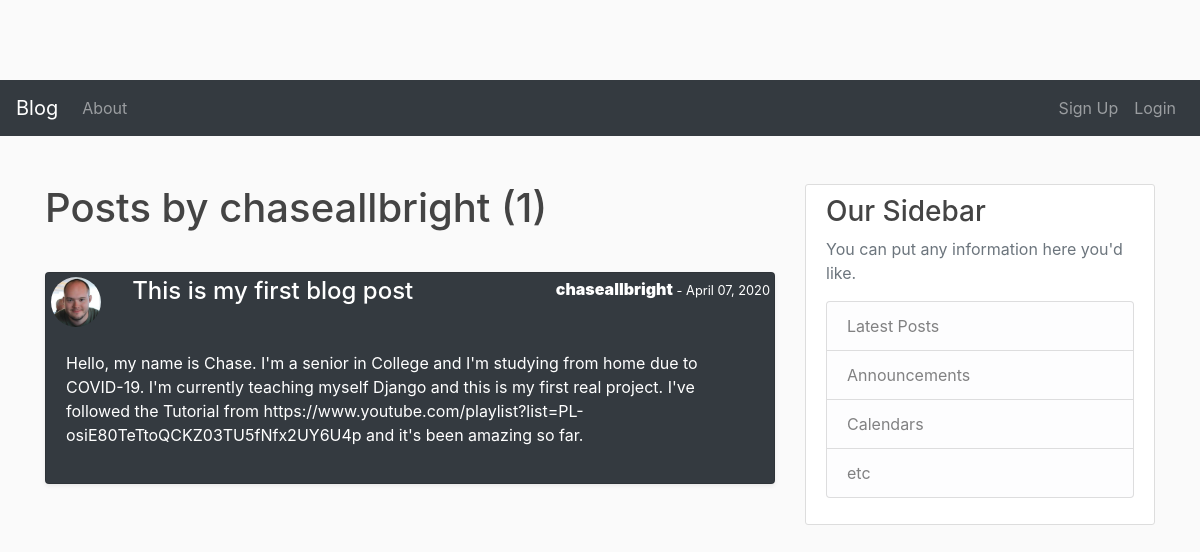
The page /blog/user/chaseallbright/ on the database its author committed.
### blogapp/models.py (models this page shows, shortened)
class Post(models.Model):
    title = models.CharField(max_length=100)
    content = models.TextField()
    date_posted = models.DateTimeField(default=timezone.now)
    author = models.ForeignKey(User, on_delete=models.CASCADE)

### users/models.py (models this page shows, shortened)
class Profile(models.Model):
    user = models.OneToOneField(User, on_delete=models.CASCADE)
    image = models.ImageField(default='default.jpg', upload_to='profile_pics')

### blogapp/views.py (the view)
# urls.py: path('user/<str:username>/', UserPostListView.as_view(), name='user-posts'),
class UserPostListView(ListView):
    model = Post
    template_name = 'blogapp/user_posts.html'
    context_object_name = 'posts'
    paginate_by = 5
    def get_queryset(self):
        user = get_object_or_404(User, username=self.kwargs.get('username'))
        return Post.objects.filter(author=user).order_by('-date_posted')

### templates/blogapp/user_posts.html (shortened to what this page needs)
{% extends "blogapp/base.html" %}
{% block content %}
<h1 class="mb-3">
Posts by {{ view.kwargs.username }} ({{page_obj.paginator.count}})
</h1>
<br>
{% for post in posts %}
<div class="card shadow-sm text-white bg-dark  p-0 mb-3  ">
    <div class="row p-1">
        <img class=" ml-3 align-self-start rounded-circle" style="height: 50px;"
             src="{{ post.author.profile.image.url }}" alt="{{ post.author.username }} Profile Photo">
        <div class="col">
            <h4 class=" pl-3 text-left text-bold">
                <a class="text-white" href="{% url 'post-detail' post.id %}">{{ post.title }}</a>
            </h4>
        </div>
        <div class="col text-right align-right text-align-center">
            <p class="d-inline font-weight-bolder text-white">
                <a class=" d-inline font-weight-bolder text-white" href="{% url 'user-posts' post.author.username %}">{{ post.author }}</a>
            </p>
            <small class="">- {{ post.date_posted|date:"F d, Y" }}</small>
        </div>
    </div>
    <div class="card-body">
        <p class="">{{ post.content }}</p>
    </div>
</div>
{% endfor %}
{% endblock content %}

### static/blogapp/main.css (style rules this page uses)
body { background: #fafafa; color: #333333; margin-top: 5rem; }
h1, h2, h3, h4, h5, h6 { color: #444444; }

### rows shown on the page
Post: author.profile.image (picture), title "This is my first blog post", author "chaseallbright", date_posted "April 07, 2020", content "Hello, my name is Chase. I'm a senior in College and I'm studying from home due to COVID-19. I'm currently teaching myself Django and this is my first real project. I've followed the Tutorial from https://www.youtube.com/playlist?list=PL-osiE80TeTtoQCKZ03TU5fNfx2UY6U4p and it's been amazing so far."

### other values the page prints
{{ view.kwargs.username }} "chaseallbright"
{{ page_obj.paginator.count }} "1"
